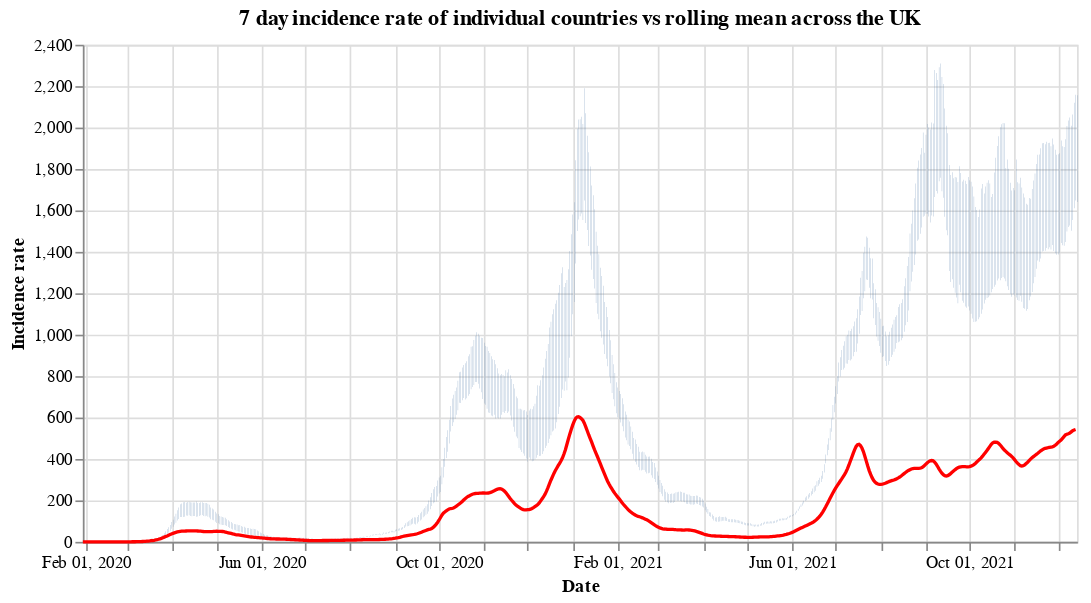

Notebook code for this chart:
### Code cell
#collapse
countries = uk_cases['areaName'].unique()
countries.sort()

selection = alt.selection_single(
    name='Select',
    fields=['areaName'],
    init={'areaName': 'Wales'},
    bind={'areaName': alt.binding_select(options=countries)}
)

# scatter plot, modify opacity based on selection
bars = alt.Chart(uk_cases).mark_bar().add_selection(
    selection
).encode(
    x=alt.X("yearmonthdate(date):T", axis=alt.Axis(title='Date')),
    y=alt.Y("weeklyCasesRate:Q", axis=alt.Axis(title='Incidence rate')),
    tooltip='weeklyCasesRate:Q',
    opacity=alt.condition(selection, alt.value(1), alt.value(0))
).properties(title=f'7 day incidence rate of individual countries vs rolling mean across the UK', width=600)

line = alt.Chart(overview_cases).mark_line(
    color='red',
    size=2,
).transform_window(
    rolling_mean='mean(weeklyCasesRate)',
    frame=[0, 7]
).encode(
    x='yearmonthdate(date):T',
    y='rolling_mean:Q'
)

alt.layer(bars, line)

### Figure 1 — Vega-Lite specification as saved in the notebook (floating-point values rounded to 4 significant figures; data arrays with more than 128 entries replaced by an {"elided": "..."} marker saying what was removed)
{"config": {"view": {"continuousWidth": 400, "continuousHeight": 300}}, "layer": [{"data": {"name": "data-a9ce59730679d255a97a09b83ec22697"}, "mark": "bar", "encoding": {"opacity": {"condition": {"value": 1, "selection": "Select"}, "value": 0}, "tooltip": {"type": "quantitative", "field": "weeklyCasesRate"}, "x": {"type": "temporal", "axis": {"title": "Date"}, "field": "date", "timeUnit": "yearmonthdate"}, "y": {"type": "quantitative", "axis": {"title": "Incidence rate"}, "field": "weeklyCasesRate"}}, "selection": {"Select": {"type": "single", "fields": ["areaName"], "init": {"areaName": "Wales"}, "bind": {"areaName": {"input": "select", "options": ["England", "Northern Ireland", "Scotland", "Wales"]}}}}, "title": "7 day incidence rate of individual countries vs rolling mean across the UK", "width": 600}, {"data": {"name": "data-bb90aa9361b0f762c60e53e9027f27f1"}, "mark": {"type": "line", "color": "red", "size": 2}, "encoding": {"x": {"type": "temporal", "field": "date", "timeUnit": "yearmonthdate"}, "y": {"type": "quantitative", "field": "rolling_mean"}}, "transform": [{"window": [{"op": "mean", "field": "weeklyCasesRate", "as": "rolling_mean"}], "frame": [0, 7]}]}], "$schema": "https://vega.github.io/schema/vega-lite/v4.8.1.json", "datasets": {"data-a9ce59730679d255a97a09b83ec22697": {"elided": "2644 records"}, "data-bb90aa9361b0f762c60e53e9027f27f1": {"elided": "684 records"}}}
